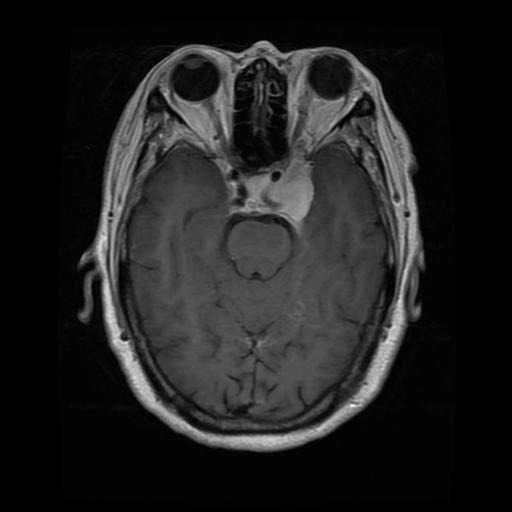
#> input picture archive/test_2/meningioma/Tr-me_0013.jpg, 512 x 512 px; its folder holds only this picture in this run
$ python procesamiento_image.py   (older library calls are emulated)
#> lines starting #> are read from the running program, lines starting #| are printed output that depends on the picture; after the words box and inside, x2 and y2 are one past the last pixel; in counts of white or black regions, pixels touching at a corner belong together
## Preprocesamiento de imágenes y extracción de características GLCM ##

import os
import time
import sys
import glob
import cv2
import numpy as np
import matplotlib.pyplot as plt
from skimage.feature import graycomatrix, graycoprops
from sklearn.preprocessing import StandardScaler


def extract_glcm_features(i,image, distances=[1, 2, 3], angles=[0, np.pi/4, np.pi/2, 3*np.pi/4], levels=256):
    """
    Realiza la extracion de la mascara y recorta el ROI
    Extrae 6 características GLCM válidas.
    """

    enhanced = image["enhanced"]
    mask = image["segmentation_mask"]

    # Aplicar máscara y recortar ROI
    roi = cv2.bitwise_and(enhanced, enhanced, mask=mask)
    x,y,w,h = cv2.boundingRect(mask)
    roi_cropped = roi[y:y+h, x:x+w]  # Enfocar solo en región segmentada

    #Visualizacion de prueba

    if i % 5 == 0:  # Ejemplo: visualizar cada 100 imágenes
        plt.imshow(roi_cropped, cmap='gray')
        #plt.show()


    if np.std(mask) == 0:
        raise ValueError("Imagen uniforme: no se puede calcular GLCM")


    # Calcular GLCM

    glcm = graycomatrix(roi_cropped, distances=distances, angles=angles, levels=levels, symmetric=True, normed=True)

    try:
        contrast = graycoprops(glcm, 'contrast')[0, 0]
        asm = graycoprops(glcm, 'ASM')[0, 0]
        homogeneity = graycoprops(glcm, 'homogeneity')[0, 0]
        energy = graycoprops(glcm, 'energy')[0, 0]
        mean = graycoprops(glcm, 'mean')[0, 0]
        entropy = graycoprops(glcm, 'entropy')[0, 0]
        variance = graycoprops(glcm, 'variance')[0, 0]

    except Exception as e:
        raise ValueError(f"Error en GLCM: {e}")

    return np.array([contrast, asm, homogeneity, energy, mean, entropy, variance])


def preprocess_image(i,image_path):
    """
    Realiza un preprocesamiento que mejora el contraste y conserva la textura:
      1. Lectura en escala de grises.
      2. Aplicación de CLAHE para realzar detalles.
      3. Suavizado bilateral para reducir ruido sin perder bordes.
      4. Umbral adaptativo para obtener una máscara de segmentación (no demasiado agresiva).
      5. Operaciones morfológicas suaves para eliminar ruido aislado.

    Retorna un diccionario con:
      - 'enhanced': imagen mejorada (para extracción de textura)
      - 'segmentation_mask': máscara binaria (para extracción morfológica)
    """
#> called with i = 0, image_path = 'archive/test_2/meningioma/Tr-me_0013.jpg'
    # Leer imagen en escala de grises
    img = cv2.imread(image_path, cv2.IMREAD_GRAYSCALE)
#> img is the input picture: shape (512, 512); min 0, max 255, mean 32.6
    if img is None:
        raise ValueError(f"No se pudo leer la imagen: {image_path}")

    # 1. CLAHE: mejora el contraste
    clahe = cv2.createCLAHE(clipLimit=3.0, tileGridSize=(8,8))
    enhanced = clahe.apply(img)
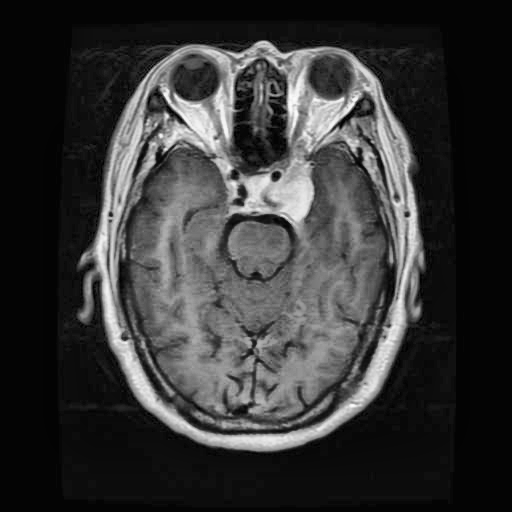
#> enhanced: shape (512, 512); min 0, max 255, mean 54.7

    # 2. Suavizado bilateral: reduce ruido preservando bordes
    blurred = cv2.bilateralFilter(enhanced, d=9, sigmaColor=75, sigmaSpace=75)
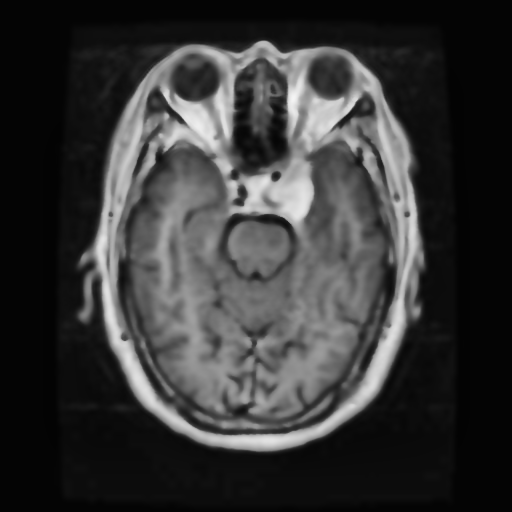
#> blurred: shape (512, 512); min 3, max 245, mean 54.7

    # 3. Umbral adaptativo (invertido): se obtiene una máscara donde se destacan zonas de interés
    seg_mask = cv2.adaptiveThreshold(
        blurred, 255, cv2.ADAPTIVE_THRESH_MEAN_C,
        cv2.THRESH_BINARY_INV, blockSize=15, C=5
    )
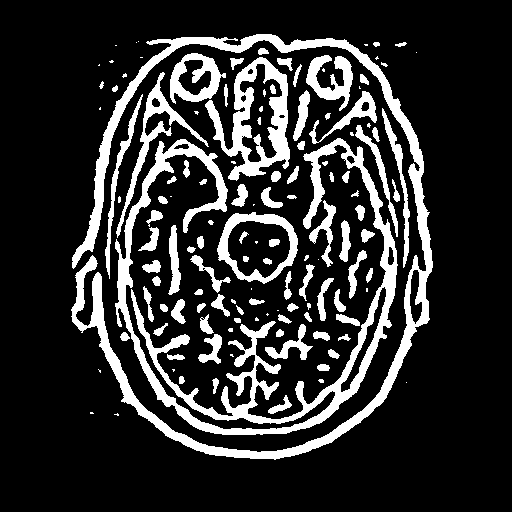
#> seg_mask: shape (512, 512); 18.2% white; 132 white regions (40 under 20 px), largest, box (x1, y1, x2, y2) and area: (115, 138, 398, 435) 13240, (71, 34, 433, 460) 12221, (205, 57, 290, 181) 3875

    # 4. Operaciones morfológicas suaves para quitar ruido muy pequeño
    kernel = cv2.getStructuringElement(cv2.MORPH_ELLIPSE, (3,3))
    seg_mask = cv2.morphologyEx(seg_mask, cv2.MORPH_CLOSE, kernel, iterations=1)
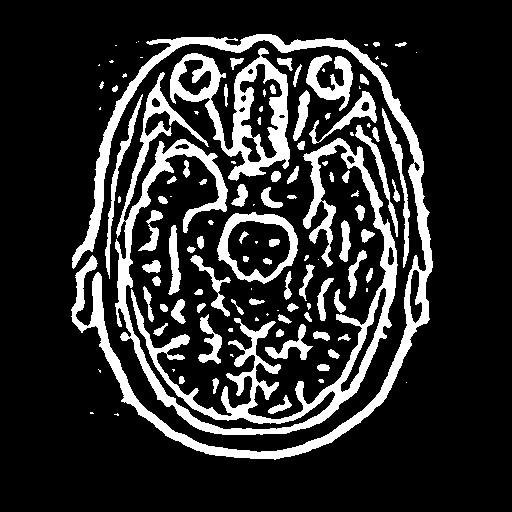
#> seg_mask: shape (512, 512); 18.2% white; 120 white regions (39 under 20 px), largest, box (x1, y1, x2, y2) and area: (115, 72, 398, 435) 15753, (71, 34, 433, 460) 12247, (170, 48, 290, 181) 5286

    # Visualización (opcional)
    if i % 5 == 0:  # Ejemplo: visualizar cada 100 imágenes

        plt.imshow(blurred, cmap='gray')
        plt.imshow(seg_mask, cmap='gray')
        plt.imshow(seg_mask, cmap='gray')
        #plt.show()


    return {"enhanced": enhanced, "segmentation_mask": seg_mask}


def process_all_images():
    """
    Recorre las imágenes en los directorios especificados,
    extrae características GLCM y retorna X_train y y_train.
    """
    # Configurar rutas base
    base_dir = "G:/Mi unidad/universidad/Tesis/Codigos/python/CNN_ANFIS/archive/test_2"
    meningioma_dir = os.path.join(base_dir, "meningioma", "Tr-me_*.jpg")
    notumor_dir = os.path.join(base_dir, "notumor", "Tr-no_*.jpg")

    # Obtener todas las rutas de imágenes
    image_paths = glob.glob(meningioma_dir) + glob.glob(notumor_dir)

    features = []
    labels = []
    error_count = 0
    start_time = time.time()

    print("\nProcesando imágenes:")
    for i, path in enumerate(image_paths):
        try:
            if i % 100 == 0:
                elapsed = time.time() - start_time
                print(f"\nImagen {i+1}/{len(image_paths)} - Tiempo: {elapsed:.2f}s")
                sys.stdout.flush()

            processed_img = preprocess_image(i, path)
#> processed_img = 2 items
            glcm_features = extract_glcm_features(i,processed_img)
#> in extract_glcm_features, `roi = cv2.bitwise_and(enhanced, enhanced, mask=mask)`:
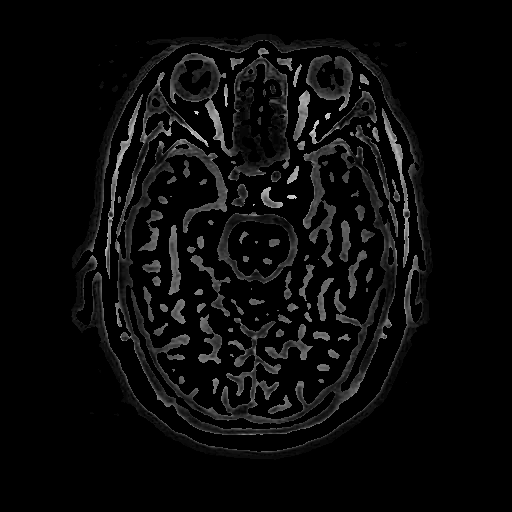
#> roi: shape (512, 512); min 0, max 221, mean 10.8
#> in extract_glcm_features, `x,y,w,h = cv2.boundingRect(mask)`: x = 71; y = 34; w = 362; h = 426
#> in extract_glcm_features, `roi_cropped = roi[y:y+h, x:x+w]`:
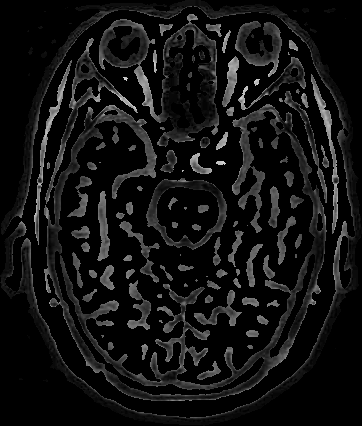
#> roi_cropped: shape (426, 362); min 0, max 221, mean 18.4
#> in extract_glcm_features, `contrast = graycoprops(glcm, 'contrast')[0, 0]`: contrast = 690.2
#> in extract_glcm_features, `asm = graycoprops(glcm, 'ASM')[0, 0]`: asm = 0.427
#> in extract_glcm_features, `homogeneity = graycoprops(glcm, 'homogeneity')[0, 0]`: homogeneity = 0.706
#> in extract_glcm_features, `energy = graycoprops(glcm, 'energy')[0, 0]`: energy = 0.654
#> in extract_glcm_features, `mean = graycoprops(glcm, 'mean')[0, 0]`: mean = 18.42
#> in extract_glcm_features, `entropy = graycoprops(glcm, 'entropy')[0, 0]`: entropy = 3.57
#> in extract_glcm_features, `variance = graycoprops(glcm, 'variance')[0, 0]`: variance = 1258.1
#> glcm_features = [690.2, 0.427, 0.706, 0.654, 18.42, 3.57, 1258.1]
            features.append(glcm_features)
            labels.append(1 if "meningioma" in path.lower() else 0)
        except Exception as e:
            error_count += 1
            print(f"\nERROR en imagen {i+1}: {path}")
            print(f"Tipo error: {str(e)}")
            print("Saltando imagen...")
            continue

    print(f"\nProcesamiento completado. Errores: {error_count}/{len(image_paths)}")
    print(f"Tiempo total: {time.time() - start_time:.2f} segundos")

    # Normalizar
    scaler = StandardScaler()
    normalized_features = scaler.fit_transform(features)

    print(f"\nNormalización exitosa. Dimensiones: {normalized_features.shape}")
#| Normalización exitosa. Dimensiones: (1, 7)
    # (opcional) Mostrar ejemplo de características
    print("Ejemplo de características normalizadas:\n", normalized_features[0])
#| Ejemplo de características normalizadas:
#|  [0. 0. 0. 0. 0. 0. 0.]

    return normalized_features, labels

if __name__ == "__main__":
    # Para probar de forma independiente
    X_train, y_train = process_all_images()
#> y_train = [1]

$ run again, on archive/test_2/meningioma/Tr-me_0019.jpg
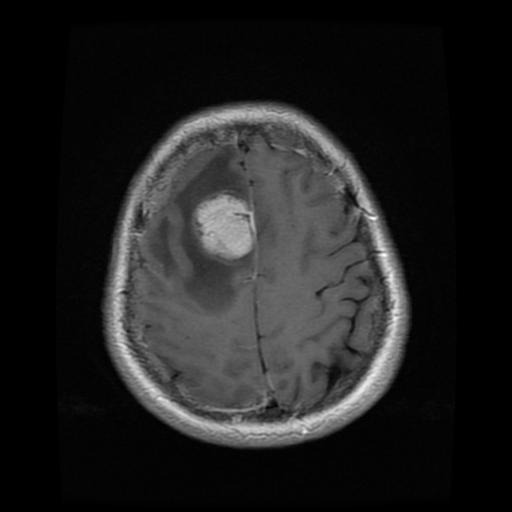
#> input picture archive/test_2/meningioma/Tr-me_0019.jpg, 512 x 512 px
#> in preprocess_image, img is the input picture: shape (512, 512); min 0, max 255, mean 32.3
#> in preprocess_image, `seg_mask = cv2.morphologyEx(seg_mask, cv2.MORPH_CLOSE, kernel, iterati..`:
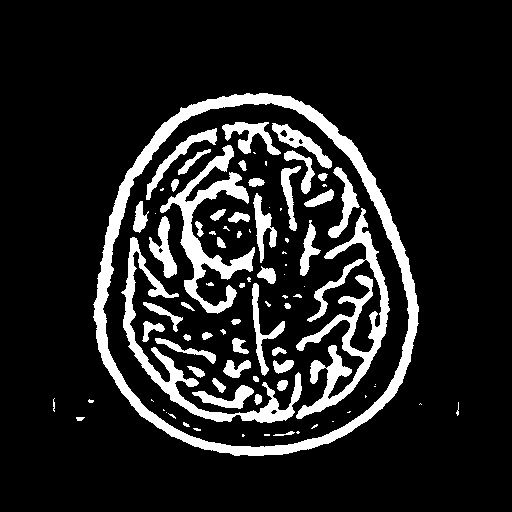
#> seg_mask: shape (512, 512); 13.4% white; 88 white regions (33 under 20 px), largest, box (x1, y1, x2, y2) and area: (93, 93, 419, 456) 10864, (296, 208, 390, 419) 5054, (121, 237, 302, 423) 3878
#> processed_img = 2 items
#> x = 53; y = 93; w = 406; h = 363
#> in extract_glcm_features, `roi_cropped = roi[y:y+h, x:x+w]`:
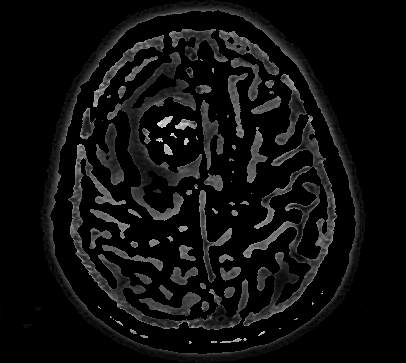
#> roi_cropped: shape (363, 406); min 0, max 244, mean 15.2
#> contrast = 450
#> asm = 0.545
#> homogeneity = 0.78
#> energy = 0.738
#> mean = 15.26
#> entropy = 2.76
#> variance = 1090.1
#> glcm_features = [450, 0.545, 0.78, 0.738, 15.26, 2.76, 1090.1]
#| Normalización exitosa. Dimensiones: (1, 7)
#| Ejemplo de características normalizadas:
#|  [0. 0. 0. 0. 0. 0. 0.]
#> y_train = [1]

$ run again, on archive/test_2/meningioma/Tr-me_0024.jpg
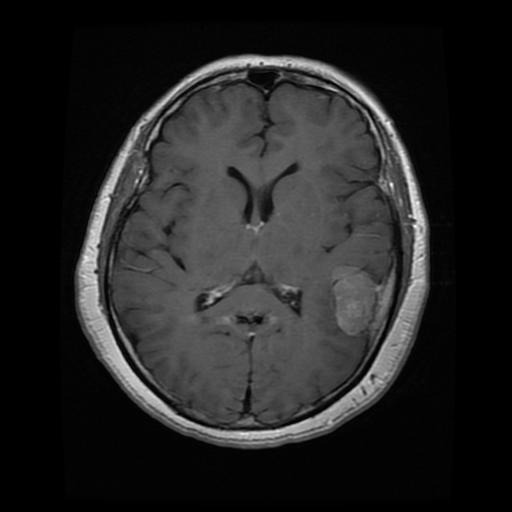
#> input picture archive/test_2/meningioma/Tr-me_0024.jpg, 512 x 512 px
#> in preprocess_image, img is the input picture: shape (512, 512); min 0, max 255, mean 36.3
#> in preprocess_image, `seg_mask = cv2.morphologyEx(seg_mask, cv2.MORPH_CLOSE, kernel, iterati..`:
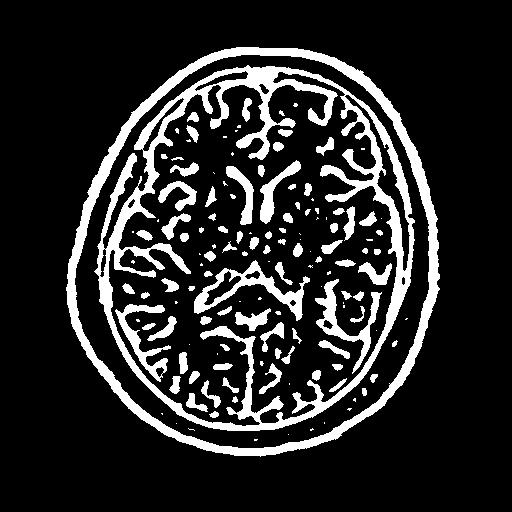
#> seg_mask: shape (512, 512); 15.8% white; 141 white regions (52 under 20 px), largest, box (x1, y1, x2, y2) and area: (94, 65, 415, 431) 16846, (66, 47, 440, 457) 10883, (194, 260, 310, 321) 1694
#> processed_img = 2 items
#> x = 66; y = 47; w = 374; h = 410
#> in extract_glcm_features, `roi_cropped = roi[y:y+h, x:x+w]`:
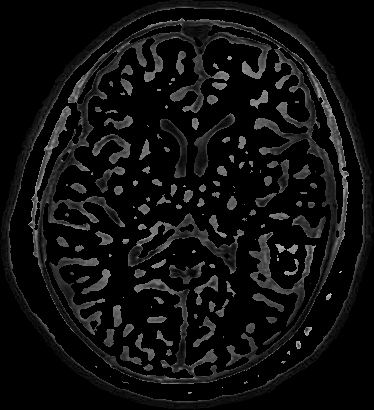
#> roi_cropped: shape (410, 374); min 0, max 187, mean 16
#> contrast = 520.6
#> asm = 0.49
#> homogeneity = 0.745
#> energy = 0.7
#> mean = 16.07
#> entropy = 3.12
#> variance = 1068.7
#> glcm_features = [520.6, 0.49, 0.745, 0.7, 16.07, 3.12, 1068.7]
#| Normalización exitosa. Dimensiones: (1, 7)
#| Ejemplo de características normalizadas:
#|  [0. 0. 0. 0. 0. 0. 0.]
#> y_train = [1]
